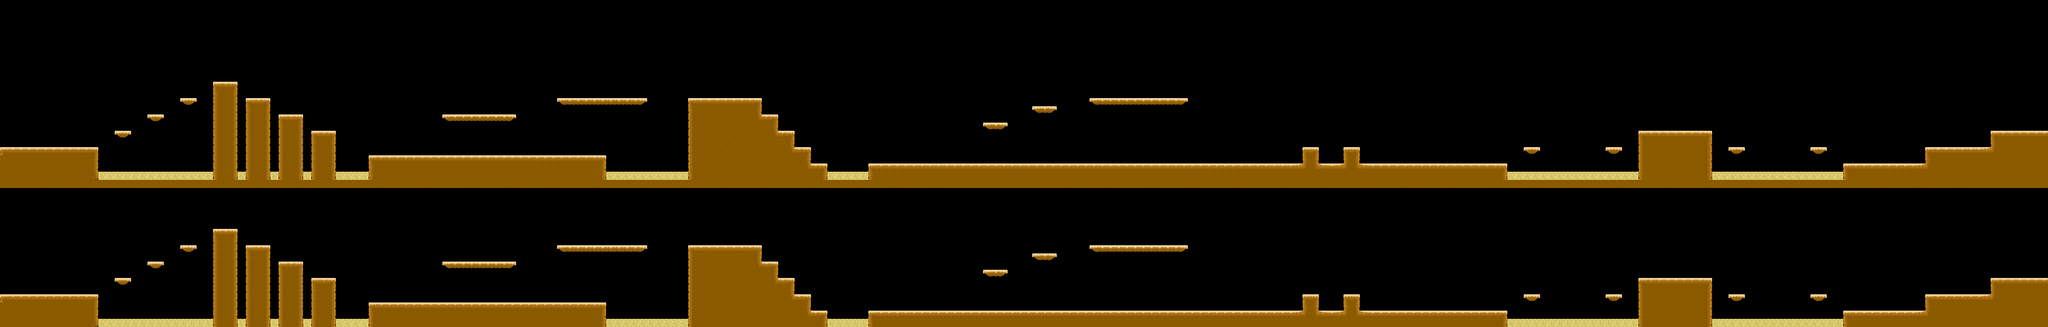

This game map was drawn from its Tiled (.tmx) file and the tilesets committed beside it. A one-line description and the trimmed map source follow:
An orthogonal 250x40 tile map with 16x16 px tiles, 2 tile layers (Camada de Tiles 1, Camada de Tiles 2), 2 tilesets.

<map version="1.2" tiledversion="1.3.2" orientation="orthogonal" renderorder="right-down" compressionlevel="0" width="250" height="40" tilewidth="16" tileheight="16" infinite="0" nextlayerid="4" nextobjectid="1">
 <editorsettings>
  <export target="deserto_tiles.json" format="json" />
 </editorsettings>
 <tileset firstgid="1" source="_902808864.tsx" />
 <tileset firstgid="19" source="hyptosis_tile-art-batch-1.tsx" />
 <layer id="1" name="Camada de Tiles 1" width="250" height="40">
  <data>[10000 cells, 1724 non-empty, 14 distinct tile ids]</data>
 </layer>
 <layer id="3" name="Camada de Tiles 2" width="250" height="40" locked="1">
  <data>[10000 cells, 136 non-empty, 1 distinct tile ids]</data>
 </layer>
</map>